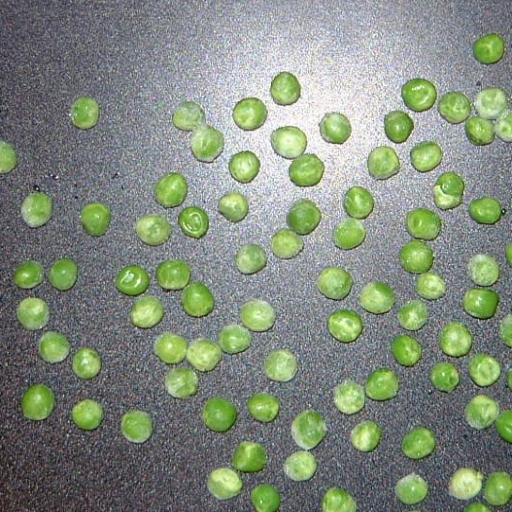
#> input picture counting_peas/croppedpeasondesk.jpg, 512 x 512 px
$ jupyter execute --allow-errors counting_peas.ipynb   (shell and % lines are left out)
#> lines starting #> are read from the running program, lines starting #| are printed output that depends on the picture; after the words box and inside, x2 and y2 are one past the last pixel; in counts of white or black regions, pixels touching at a corner belong together; long printed decimals are rounded
[cell 1]
from PIL import Image
from skimage import color as skco
import numpy as np
import matplotlib.pyplot as plt

[cell 2]
# Load the image
p_image = Image.open('croppedpeasondesk.jpg')
#> p_image is the input picture: PIL image 512x512 RGB; mean R, G, B 130.1, 140.2, 125.4
plt.imshow(p_image)
plt.axis('off')
plt.title('Fig. 1. Peas On Desk')

Colour of peas quite different from desk, therefore can try to use intensity based segmentation.

[cell 3]
# Generate histogram of achromatic intensity
na = np.array(p_image)
gr_im = skco.rgb2gray(na)
plt.imshow(gr_im)
plt.axis('off')
plt.colorbar()
plt.title('Fig. 2. Peas on Desk (intensity)')
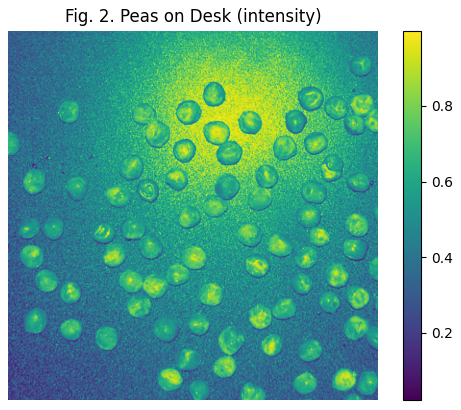
#> figure drawn by matplotlib, 2 panels

[cell 4]
# display greyscale
grey_map=plt.get_cmap('gray')
plt.imshow(gr_im, cmap=grey_map, interpolation=None)

Looking at this, realised intensity based may not work cuz of the area with very bright reflection. So, plot histogram of the pixel values

[cell 5]
min_intensity = np.min(gr_im)
#> min_intensity = 0.0219
max_intensity = np.max(gr_im)
#> max_intensity = 0.999
print('Min:', min_intensity, ', Max:', max_intensity)
#| Min: 0.02185 , Max: 0.9992

[cell 6]
h, bin_edges = np.histogram(gr_im, bins=100)
#> h = 100 values, max 5090 at index 43, min 1 at index 0, mean 2621.4; bin_edges = 101 values from 0.0219 to 0.999

# by default, plt.bar is dumb: all bars have a width 0f 0.8! Phht....
barw = bin_edges[1]-bin_edges[0] # Should be the same for all bins.
#> barw = 0.00977

plt.bar(bin_edges[:-1], h, width=barw, align='edge') # ...set bar width properly.
plt.title('Fig. 3. Histogram of intensities')
#> figure, not shown here; tallest bar 5090 high, from x = 0.442 to 0.452

[cell 7]
R = p_image.getchannel('R')
G = p_image.getchannel('G')
B = p_image.getchannel('B')
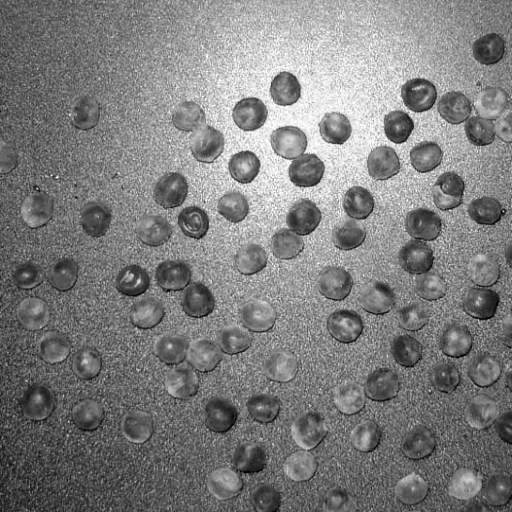
#> B: PIL image 512x512 L; min 0, max 255, mean 125.4

# To display the images, we can do this:
plt.figure(figsize=(12,4))
plt.subplot(1,3,1)
plt.imshow(R, cmap='gray')
plt.title('R')

plt.subplot(1,3,2)
plt.imshow(G, cmap='gray')
plt.title('G')

plt.subplot(1,3,3)
plt.imshow(B, cmap='gray')
plt.title('B')

bin_edges = np.linspace(0, 256, 101)
hr, _ = np.histogram(R, bins=bin_edges)
#> hr = 100 values, max 7402 at index 42, min 0 at index 0, mean 2621.4
hg, _ = np.histogram(G, bins=bin_edges)
#> hg = 100 values, max 5720 at index 42, min 0 at index 0, mean 2621.4
hb, _ = np.histogram(B, bins=bin_edges)
#> hb = 100 values, max 7623 at index 39, min 18 at index 2, mean 2621.4

barw = bin_edges[1]-bin_edges[0] # the default bar width is silly

plt.figure(figsize=(12,4))
plt.subplot(2,3,4)
plt.bar(bin_edges[:-1], hr, width=barw, align='edge', color='r')
plt.title('Histogram of red')


plt.subplot(2,3,5)
plt.bar(bin_edges[:-1], hg, width=barw, align='edge', color='g')
plt.title('Histogram of green')


plt.subplot(2,3,6)
plt.bar(bin_edges[:-1], hb, width=barw, align='edge', color='b')
plt.title('Histogram of blue')
#> figure, not shown here; panel 1: tallest bar 7402 high, from x = 107.5 to 110.1; panel 2: tallest bar 5720 high, from x = 107.5 to 110.1; panel 3: tallest bar 7623 high, from x = 99.84 to 102.4

[cell 8]
# Start by converting everything to floating point
fR = np.asarray(R, dtype=float)
fG = np.asarray(G, dtype=float)
fB = np.asarray(B, dtype=float)


my_eps = 0.001 # avoids divide by zero
denominator = (fR+fG+fB+my_eps)

nR = fR/denominator
nG = fG/denominator
nB = fB/denominator
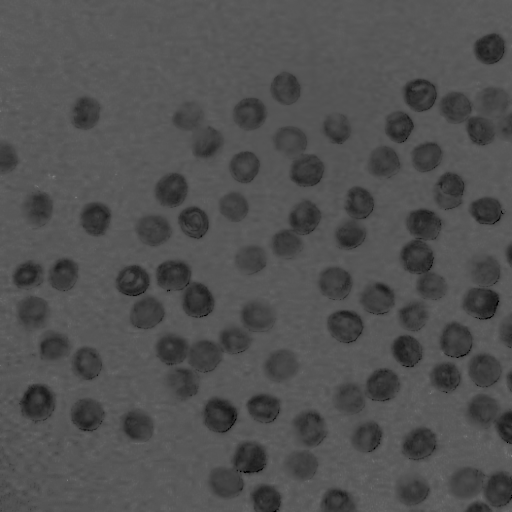
#> nB: shape (512, 512) float64; min 0, max 0.5, mean 0.317

plt.figure(figsize=(12,4))
plt.subplot(1,3,1)
plt.title('nR')
plt.imshow(nR, cmap=grey_map)
plt.subplot(1,3,2)
plt.title('nG')
plt.imshow(nG, cmap=grey_map)
plt.subplot(1,3,3)
plt.imshow(nB, cmap=grey_map)
plt.title('nB')

[cell 9]
# Now we can generate histograms of the normalized values
bin_edges = np.linspace(0, 1, 101)
hnR, _ = np.histogram(nR, bins=bin_edges)
#> hnR = 100 values, max 93692 at index 32, min 0 at index 0, mean 2621.4
hnG, _ = np.histogram(nG, bins=bin_edges)
#> hnG = 100 values, max 74251 at index 32, min 0 at index 0, mean 2621.4
hnB, _ = np.histogram(nB, bins=bin_edges)
#> hnB = 100 values, max 73162 at index 34, min 0 at index 44, mean 2621.4

barw = bin_edges[1]-bin_edges[0]

plt.figure(figsize=(12,4))
plt.subplot(1,3,1)
plt.bar(bin_edges[:-1], hnR, width=barw, align='edge', color='r')
plt.title('Histogram of nR')


plt.subplot(1,3,2)
plt.bar(bin_edges[:-1], hnG, width=barw, align='edge', color='g')
plt.title('Histogram of nG')


plt.subplot(1,3,3)
plt.bar(bin_edges[:-1], hnB, width=barw, align='edge', color='b')
plt.title('Histogram of nB')
#> figure, not shown here; panel 1: tallest bar 93692 high, from x = 0.32 to 0.33; panel 2: tallest bar 74251 high, from x = 0.32 to 0.33; panel 3: tallest bar 73162 high, from x = 0.34 to 0.35

I can now choose which channel I want to use based on the histograms. I will create a binary image that contains pixels of value 1 if the pixel belongs to a pea, and a value of 0 if the pixel belongs to the background. I will use the nG channel.

[cell 10]
P_Mask = nG > 0.37
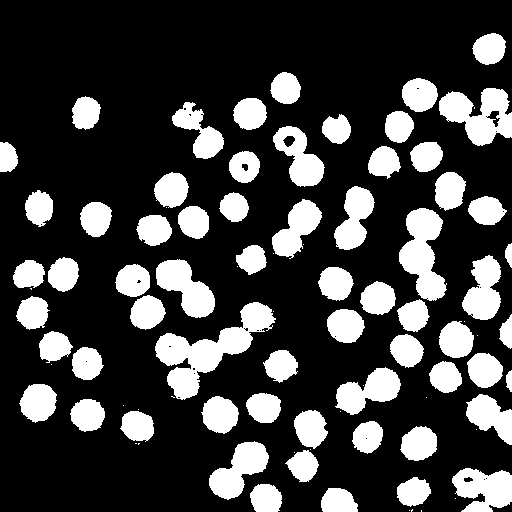
#> P_Mask: shape (512, 512) bool; 25% white; 89 white regions (25 under 20 px)
np.shape(P_Mask)
#> Out = (512, 512)

[cell 11]
plt.figure(figsize=(8,3))
plt.subplot(1,2,1)
plt.imshow(255*P_Mask, interpolation='none')
plt.subplot(1,2,2)
plt.imshow(255*P_Mask, interpolation=None)
plt.show()

We can see that if used interpoloation='none', it prevents blurry visuals. anyway, I will now label the peas using connected components labelling.

[cell 12]
from matplotlib import colors
from skimage.measure import label, regionprops

P_L = label(P_Mask)
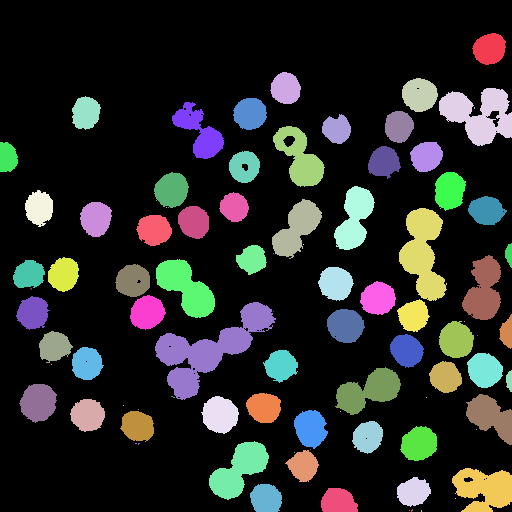
#> P_L: shape (512, 512) int32; 90 distinct labels, from 0 to 89; one colour per label, 0 black
plt.imshow(P_L)
plt.title('Connected Components Labelling')
plt.show()

[cell 13]
# experiment with different colormaps
plt.imshow(skco.label2rgb(P_L, bg_label=0))
plt.title('Another visualisation of labels')
plt.show()
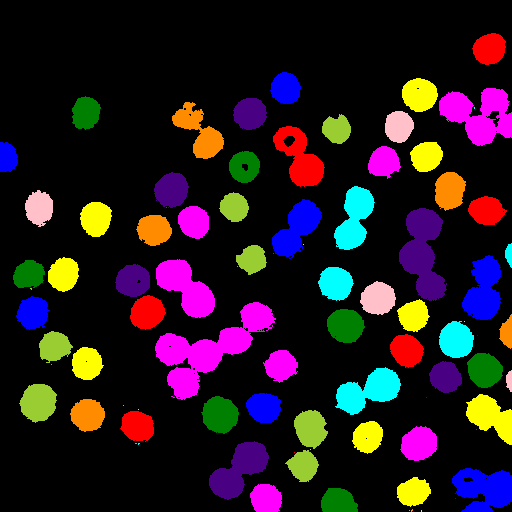
#> shown: shape (512, 512, 3) float64; mean R, G, B 0.147, 0.0938, 0.126

[cell 14]
# try to select one individual pea
plt.imshow(P_L==32, interpolation='none')
plt.show()
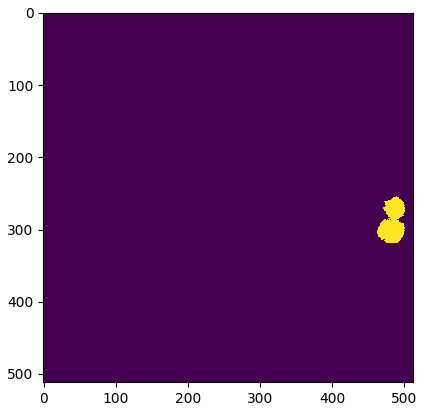
#> figure drawn by matplotlib, 1 panel

very good it works. now lets count. ill be experimenting with regionprops()

[cell 15]
from skimage.measure import regionprops
Regions = regionprops(P_L)
#> Regions = 89 regions; largest, box (x1, y1, x2, y2) and area: (155, 302, 276, 400) 4109, (399, 208, 447, 301) 2615, (439, 88, 512, 146) 2528, (156, 259, 215, 318) 1917, (452, 468, 512, 512) 1887
from matplotlib.patches import Rectangle as drawrect

# Let's collect all the bounding box information to try
# to visualise it; below, we are using List Comprehension
BBs = [thisRegion.bbox for thisRegion in Regions]
#> BBs = 89 items, first 6: (33, 472, 65, 506), (72, 270, 104, 301), (78, 402, 112, 438), (88, 439, 146, 512), (96, 72, 130, 101), (98, 233, 130, 267)

# Create a figure and return an axis object
fig, ax = plt.subplots()

ax.imshow(p_image) # rather than plt.imhsow(), we explicitly draw it on the axis of the figure window
ax.axis('off')

for bb in BBs:
    r = drawrect((float(bb[1]),float(bb[0])),
                 bb[3]-bb[1],bb[2]-bb[0],
                 edgecolor='r', facecolor='none')
    ax.add_patch(r)
#> this loop made 89 passes
#> bb on passes 1 to 12: (33, 472, 65, 506), (72, 270, 104, 301), (78, 402, 112, 438), (88, 439, 146, 512), (96, 72, 130, 101), (98, 233, 130, 267), (102, 172, 159, 224), (107, 474, 109, 475), (111, 385, 143, 414), (114, 322, 144, 351), (126, 273, 187, 325), (142, 0, 172, 18)
plt.show()
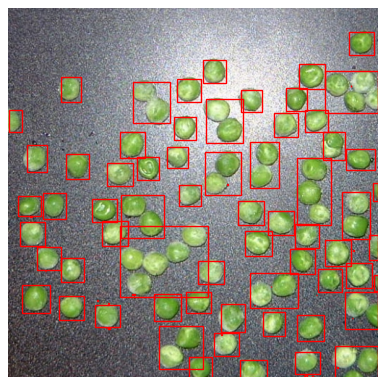
#> figure drawn by matplotlib, 1 panel

We can see that some region contains multiple peas. I decided to go with average pea size for simplicity.

[cell 16]
Areas = [thisRegion.area for thisRegion in Regions]
#> Areas = 89 values, max 4109 at index 43, min 1 at index 24, mean 735.1

# I am taking the lazy option here! Compare with
# previous use of np.hist.
HistogramOfPeaSize = plt.hist(Areas, 100)
plt.xlabel('Number of pixels in region')
plt.ylabel('Number of regions with this size')
plt.show()
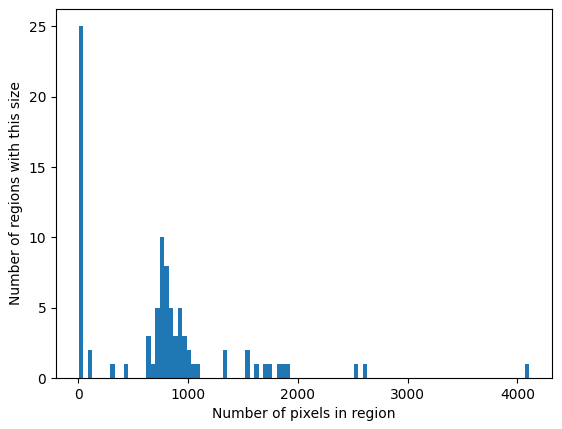
#> figure drawn by matplotlib, 1 panel; tallest bar 25 high, from x = 1 to 42.08

[cell 17]
# using list comprehension
ValidRegions = [region for region in Regions if
                         (region.area>50 and region.area<1200)]
#> ValidRegions = 51 regions; largest, box (x1, y1, x2, y2) and area: (19, 384, 57, 423) 1091, (201, 396, 239, 434) 1044, (439, 321, 474, 358) 997, (327, 309, 365, 343) 993, (400, 426, 437, 461) 976
Areas = [thisRegion.area for thisRegion in ValidRegions]
#> Areas = 51 values, max 1091 at index 39, min 101 at index 38, mean 777.6
BBs = [thisRegion.bbox for thisRegion in ValidRegions]
#> BBs = 51 items, first 6: (33, 472, 65, 506), (72, 270, 104, 301), (78, 402, 112, 438), (96, 72, 130, 101), (98, 233, 130, 267), (111, 385, 143, 414)
Centroids = [thisRegion.centroid for
            thisRegion in ValidRegions]
#> Centroids = 51 pairs, first value 48.43 to 500.9, second value 7.34 to 508.9

fig, ax = plt.subplots()
ax.imshow(p_image)
ax.axis('off')

# The zip thing is not needed, you can instead use
# enumerate and grab the corresponding indexed
# value from each list, but this is more readable...
for (bb,area,centroid) in zip(BBs,Areas,Centroids):
    r = drawrect((float(bb[1]-1),float(bb[0]-1)),
        bb[3]-bb[1],bb[2]-bb[0],
        edgecolor='r', facecolor='none')

    ax.add_patch(r)
    plt.scatter(centroid[1]-1, centroid[0]-1, c='r', s=2)
#> this loop made 51 passes
#> (bb, area, centroid) on passes 1 to 12: ((33, 472, 65, 506), 812, (48.43, 489.1)), ((72, 270, 104, 301), 752, (87.99, 285.3)), ((78, 402, 112, 438), 936, (94.32, 419.2)), ((96, 72, 130, 101), 739, (112.6, 85.43)), ((98, 233, 130, 267), 845, (113.2, 249.7)), ((111, 385, 143, 414), 723, (126.1, 398.4)), ((114, 322, 144, 351), 627, (128.9, 336.4)), ((142, 0, 172, 18), 450, (157.1, 7.34)), ((142, 410, 172, 443), 764, (156, 426.1)), ((146, 368, 179, 401), 763, (161.7, 383.5)), ((151, 229, 183, 260), 741, (166.3, 244)), ((172, 154, 208, 189), 928, (189.6, 171.2))

plt.show()

To solidify concept of average pea, ill stack peas into an experimental stage. Ill first create a function to extract square region from an input image.

[cell 18]
def getsquaregionfromimage(image, centroid, LW):

    # This should work, if it does not speak to a demonstrator
#> called with centroid = (48.43, 489.1), LW = 41
    image = np.asarray(p_image)

    # Get number of rows/columns and channels
    ImageSize = np.shape(image)
#> ImageSize = (512, 512, 3)

    NRows = ImageSize[0]
#> NRows = 512
    NCols = ImageSize[1]
#> NCols = 512
    if len(ImageSize)>2:
        NChannels = ImageSize[2]
#> NChannels = 3
    else:
        NChannels = 1

    HalfLW = float(LW)/2.0

    # Upper left coordinate
    UL = (round(centroid[0] - HalfLW), round(centroid[1] - HalfLW))
    LR = (round(centroid[0] + HalfLW), round(centroid[1] + HalfLW))

    # Avoid returning an array if the coordinates would take us outside
    # the image array

    if UL[0] < 0 or UL[1] < 0 or LR[0] > NRows or LR[1] > NCols:
        # region = np.asarray([], dtype=image.dtype)
        return None
    else:
        if NChannels==1:
            region = image[UL[0]:LR[0],UL[1]:LR[1]]
        else:
            # The "ellipses" argument in nparray slices a variable number of dims
            region = image[UL[0]:LR[0],UL[1]:LR[1],...]

    return region

[cell 19]
PeaRegionsAsList = [Region for Region
                   in [getsquaregionfromimage(p_image, C, 41) for C
                       in Centroids] if not (Region is None)]
#> in getsquaregionfromimage (call 24), `region = image[UL[0]:LR[0],UL[1]:LR[1],...]`:
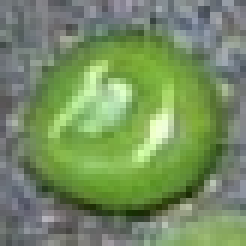
#> region: shape (41, 41, 3) (shown 6 times larger); mean R, G, B 117.6, 141.9, 97.9
#> PeaRegionsAsList = 45 items
#> (the rest of this cell did not finish here and is left out)
